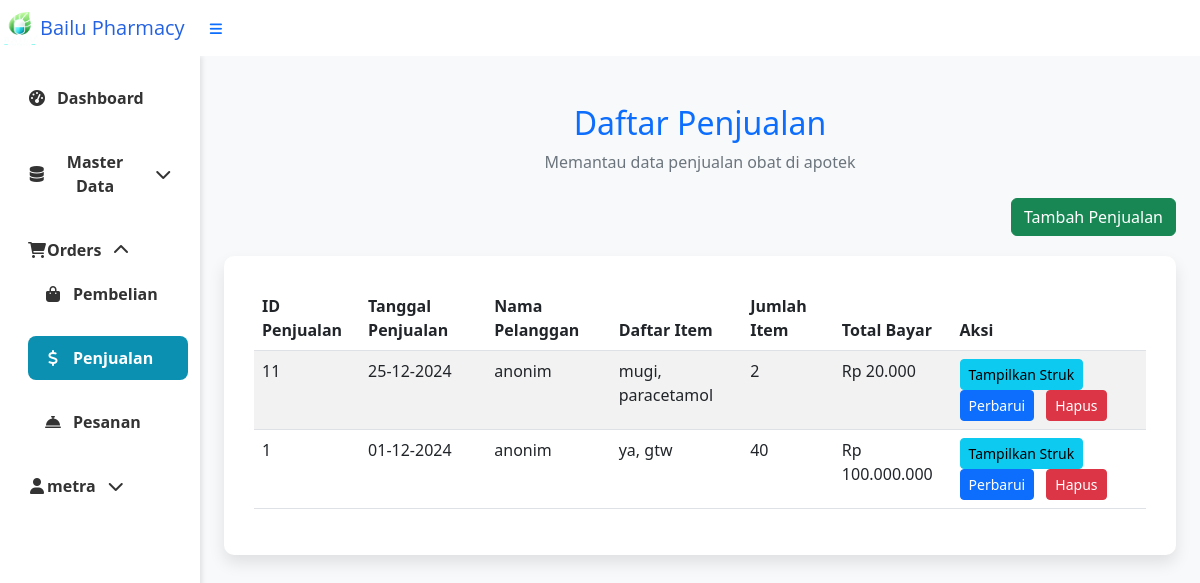
/index.php?page=penjualan (signed in), run on an earlier commit of the app's database.
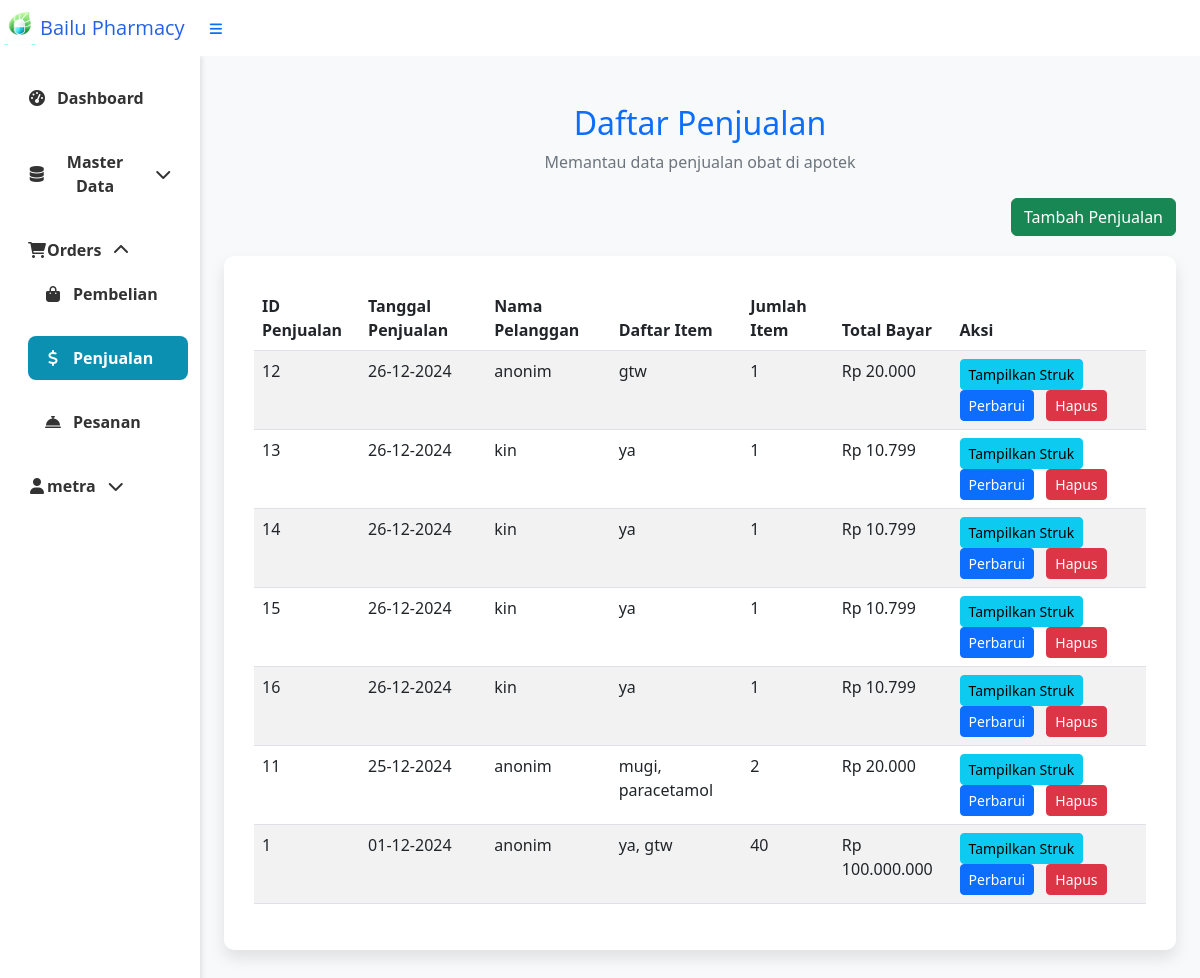
And on a later commit of the database.
### tables this page shows
CREATE TABLE `tb_penjualan` (
  `Id_penjualan` int(5) NOT NULL AUTO_INCREMENT,
  `Tanggal_penjualan` date NOT NULL,
  `Total_item` int(3) NOT NULL,
  `harga_total` int(8) NOT NULL,
  `biaya_kirim` int(8) NOT NULL,
  `total_biaya` int(8) NOT NULL,
  `Total_bayar` int(8) NOT NULL,
  `Kembalian` int(8) NOT NULL,
  `Id_pelanggan` int(3) NOT NULL,
  PRIMARY KEY (`Id_penjualan`),
  KEY `Id_pelanggan` (`Id_pelanggan`),
  CONSTRAINT `tb_penjualan_ibfk_1` FOREIGN KEY (`Id_pelanggan`) REFERENCES `tb_pelanggan` (`Id_pelanggan`)
);

CREATE TABLE `tb_pelanggan` (
  `Id_pelanggan` int(4) NOT NULL AUTO_INCREMENT,
  `username` varchar(15) NOT NULL,
  `email` varchar(15) NOT NULL,
  `no_tlp` varchar(15) NOT NULL,
  `alamat` varchar(10) NOT NULL,
  `password` varchar(255) NOT NULL,
  PRIMARY KEY (`Id_pelanggan`)
);

### penjualan.php (the view, shortened to what this page needs)
<?php
$mysqli = new mysqli("localhost", "root", "", "apotek");
$query = "
    SELECT
        p.`Id_penjualan` AS ID_penjualan,
        p.`Tanggal_penjualan` AS tanggal,
        np.`username` AS pelanggan,
        GROUP_CONCAT(o.Nama_Obat SEPARATOR ', ') AS Daftar_Item,
        GROUP_CONCAT(CONCAT(o.Nama_Obat, ';', pd.jumlah_item, ';', pd.harga_satuan) SEPARATOR ', ') AS Rincian_Item,
        p.Total_item AS Item,
        p.`harga_total` AS Total_harga,
        p.`total_bayar` AS Total_bayar,
        (p.total_bayar - p.harga_total) AS Kembalian,
        pd.Id_obat AS Id_obat
    FROM
        tb_penjualan p
    JOIN
        tb_pelanggan np ON p.`Id_pelanggan` = np.`Id_pelanggan`
    JOIN
        tb_penjualan_detail pd ON p.`Id_penjualan` = pd.`Id_penjualan`
    JOIN
        tb_obat o ON pd.Id_obat = o.Id_Obat
    GROUP BY
        p.`Id_penjualan`
    ORDER BY
        p.`Tanggal_penjualan` DESC;
";
$result = $mysqli->query($query);
?>
<!DOCTYPE html>
<html lang="id">
<head>
    <link href="https://cdn.jsdelivr.net/npm/bootstrap@5.3.0/dist/css/bootstrap.min.css" rel="stylesheet">
</head>
<body>
    <div class="container my-5">
        <div class="mb-4 text-center">
            <h2 class="text-primary">Daftar Penjualan</h2>
            <p class="text-secondary">Memantau data penjualan obat di apotek</p>
        </div>
        <div class="d-grid gap-2 d-md-flex justify-content-md-end btn-custom">
            <a class="btn btn-success" href="index.php?page=penjualan.form&action=add" role="button">Tambah Penjualan</a>
        </div>
        <div class="table-wrapper">
            <table class="table table-striped table-hover table-responsive">
                <thead class="table-header">
                    <tr>
                        <th scope="col">ID Penjualan</th>
                        <th scope="col">Tanggal Penjualan</th>
                        <th scope="col">Nama Pelanggan</th>
                        <th scope="col">Daftar Item</th>
                        <th scope="col">Jumlah Item</th>
                        <th scope="col">Total Bayar</th>
                        <th scope="col">Aksi</th>
                    </tr>
                </thead>
                <tbody>
                    <?php if ($result->num_rows > 0): ?>
                        <?php foreach ($result as $row): ?>
                            <tr>
                                <td><?= htmlspecialchars($row['ID_penjualan']) ?></td>
                                <td><?= htmlspecialchars(date("d-m-Y", strtotime($row['tanggal']))) ?></td>
                                <td><?= htmlspecialchars($row['pelanggan']) ?></td>
                                <td><?= htmlspecialchars($row['Daftar_Item']) ?></td>
                                <td><?= htmlspecialchars($row['Item']) ?></td>
                                <td>Rp <?= number_format($row['Total_bayar'], 0, ',', '.') ?></td>
                                <td>
                                    <button
                                        type="button"
                                        class="btn btn-info btn-sm me-2"
                                        onclick='tampilkanStruk(<?= json_encode($row) ?>)'>
                                        Tampilkan Struk
                                    </button>
                                    <a class="btn btn-primary btn-sm me-2" href="index.php?page=penjualan.form&Id_penjualan=<?= urlencode($row['ID_penjualan']) ?>&action=edit">
                                        Perbarui
                                    </a>
                                    <form action="penjualan.action.php" method="POST" class="d-inline">
                                        <button type="submit" class="btn btn-danger btn-sm" onclick="return confirm('Ingin menghapus data ini?');">
                                            Hapus
                                        </button>
                                    </form>
                                </td>
                            </tr>
                        <?php endforeach; ?>
                    <?php else: ?>
                        <tr>
                            <td colspan="7" class="no-data">Tidak ada data yang ditemukan.</td>
                        </tr>
                    <?php endif; ?>
                </tbody>
            </table>
        </div>
    </div>
</body>
</html>

What changed in the data, as far as the page shows it:
added tb_penjualan: Id_penjualan "12", Tanggal_penjualan "26-12-2024", Id_pelanggan.username "anonim", Daftar_Item "gtw", Total_item "1", Total_bayar "20.000"
added tb_penjualan: Id_penjualan "13", Tanggal_penjualan "26-12-2024", Id_pelanggan.username "kin", Daftar_Item "ya", Total_item "1", Total_bayar "10.799"
added tb_penjualan: Id_penjualan "14", Tanggal_penjualan "26-12-2024", Id_pelanggan.username "kin", Daftar_Item "ya", Total_item "1", Total_bayar "10.799"
added tb_penjualan: Id_penjualan "15", Tanggal_penjualan "26-12-2024", Id_pelanggan.username "kin", Daftar_Item "ya", Total_item "1", Total_bayar "10.799"
added tb_penjualan: Id_penjualan "16", Tanggal_penjualan "26-12-2024", Id_pelanggan.username "kin", Daftar_Item "ya", Total_item "1", Total_bayar "10.799"
